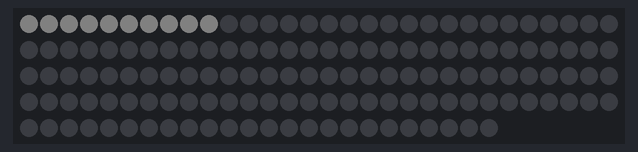
The sketch below on a simulated Arduino Uno, built with avr-gcc and run on an emulated ATmega328P. On the bench: 144 RGB LEDs in strip order, left to right, continuing on the next row. Dim RGB values are drawn brighter than linear; the strip is taken to match the declared colour order.

Above: at 0.1 s.
At 2.5 s:
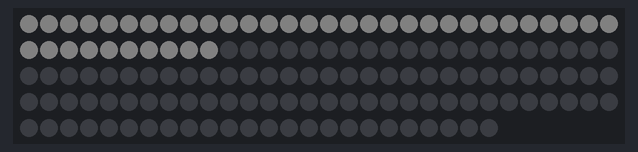
At 3.7 s:
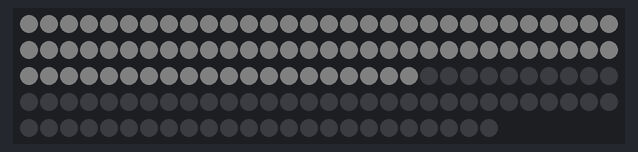
At 4.9 s:
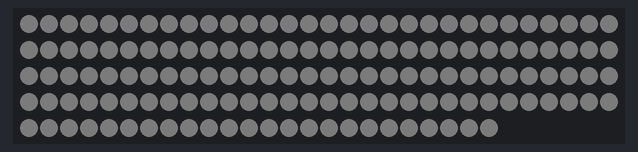

Measured:
- by itself, everything shown: repeats every 8.1 s, in 6 steps
- what the display in image 1 shows lasts 1.2 s, from 2.4 s to 3.6 s

The sketch:

first_light_smoke.ino
```cpp
#include <Adafruit_NeoPixel.h>

#define LED_PIN    6
#define LED_COUNT  144   // or whatever the strip actually is
Adafruit_NeoPixel strip(LED_COUNT, LED_PIN, NEO_RGBW + NEO_KHZ800);

void lightFirstN(int n, uint8_t r, uint8_t g, uint8_t b, uint8_t w) {
  strip.clear();

  if (n > LED_COUNT) {
    n = LED_COUNT;
  }

  for (int i = 0; i < n; i++) {
    strip.setPixelColor(i, strip.Color(r, g, b, w));
  }

  strip.show();
}

void holdStage(int n, uint8_t w) {
  lightFirstN(n, 0, 0, 0, w);
  delay(1200);
}

void setup() {
  strip.begin();
  strip.setBrightness(20);   // deliberately conservative
  strip.clear();
  strip.show();
}

void loop() {
  holdStage(10, 70);
  holdStage(20, 70);
  holdStage(40, 70);
  holdStage(80, 70);
  holdStage(LED_COUNT, 40);  // full strip, lower white value

  strip.clear();
  strip.show();
  delay(2000);
}
```
